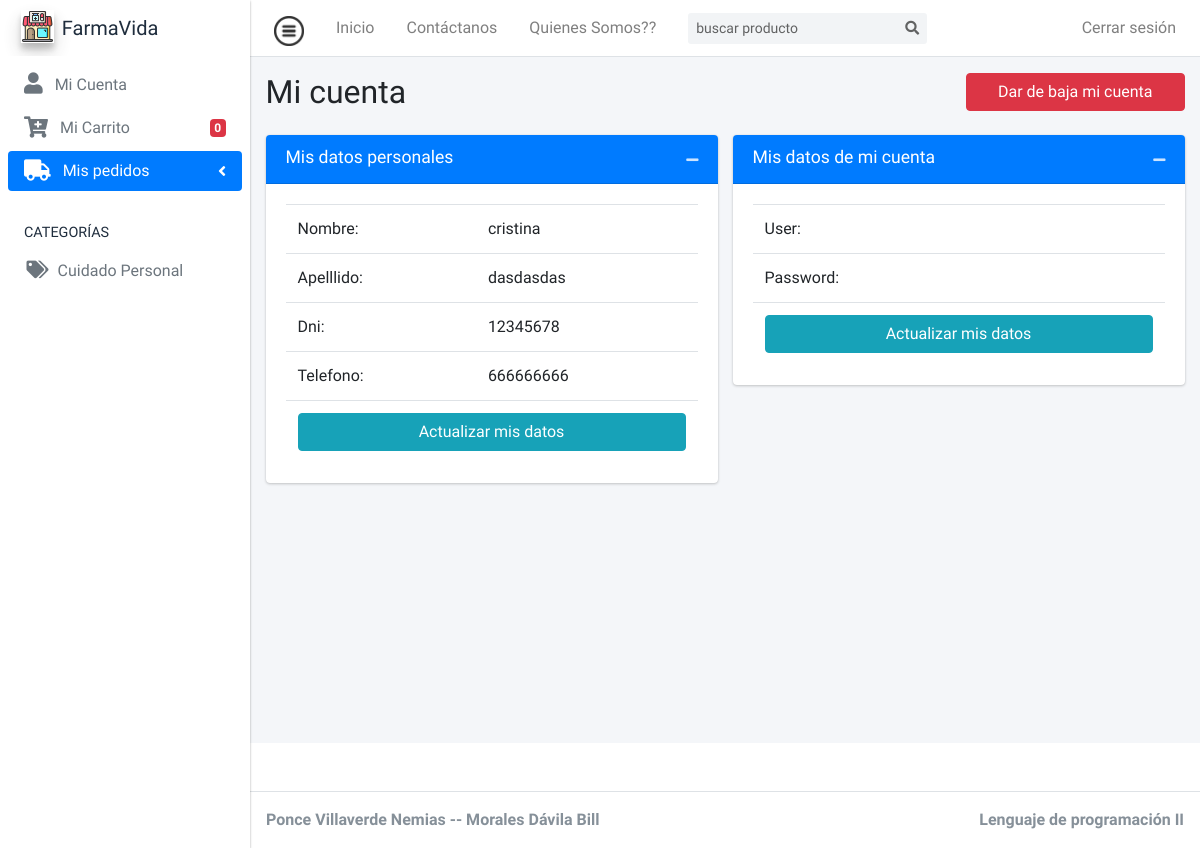
Screenshot of /index.php?p=micuenta (signed in) with the database file from the repository.
### tables this page shows
CREATE TABLE `catalogo` (
  `id_catalogo` int(11) NOT NULL,
  `nombre` varchar(30) DEFAULT NULL,
  `descripcion` varchar(50) DEFAULT NULL
);

CREATE TABLE `cliente` (
  `id_cliente` int(11) NOT NULL,
  `nombre` varchar(30) DEFAULT NULL,
  `apellido` varchar(30) DEFAULT NULL,
  `dni` char(8) DEFAULT NULL,
  `telefono` char(15) DEFAULT NULL
);

### app/controller/VistasController.php (called while the page is built, shortened)
<?php
class VistasController
{
    public function plantillaGeneral()
    {
        include "view/plantilla.php";
    }
    public function solicitarVista($tipo_usuario = "cliente")
    {
        if (isset($_GET["p"])) {
            $pagina = $_GET["p"];
        } else {
            $pagina = "index";
        }
        $mvista = new Vistas();
        $repuesta = $mvista->traerVista($pagina, $tipo_usuario);
        include $repuesta;
    }
}

### index.php (called while the page is built, shortened)
<?php
require_once "config/autoload2.php";
$vcontroller = new VistasController();
$vcontroller->plantillaGeneral();

### config/autoload2.php (called while the page is built, shortened)
<?php
spl_autoload_register(function ($nombre_clase) {
    $ruta = ROOT . DS . "../" . str_replace("\\", DS, $nombre_clase) . '.php';
});

### app/Catalogo.php (called while the page is built, shortened)
<?php
class Catalogo
{
    public static function ListarCatalogo(): array
    {
        try {
            $db = new db();
            $conn = $db->abrirConexion();
            $sql = "SELECT * from catalogo";
            $respuesta = $conn->prepare($sql);
            $respuesta->execute();
            $matriz = $respuesta->fetchAll();
            return $matriz;
        } catch (\PDOException $e) {
            echo $e->getMessage();
        }
    }
}

### app/controller/CatalogoController.php (called while the page is built, shortened)
<?php
class CatalogoController
{
   public function listarCatalogos()
   {
      $catalogos = Catalogo::ListarCatalogo();
      if (!empty($catalogos)) {
         return $catalogos;
      } else {
         return false;
      }
   }
}

### app/ConexionDB.php (called while the page is built, shortened)
<?php
class ConexionDB
{
    public function cerrarConexion()
    {
        return $this->conn = null;
    }
}

### app/Cliente.php (called while the page is built, shortened)
<?php
class Cliente
{
    public static function getCliente($dni)
    {
        try {
            $db = new ConexionDB();
            $conn = $db->abrirConexion();
            $sql = "SELECT * FROM cliente WHERE dni = :dni";
            $respuesta = $conn->prepare($sql);
            $respuesta->execute([":dni" => $dni]);
            $admin = $respuesta->fetch();
            return $admin;
        } catch (\PDOException $e) {
            echo $e->getMessage();
        }
    }
}

### app/controller/ClienteController.php (called while the page is built, shortened)
<?php
class ClienteController
{
    public function traerCliente($dni)
    {
        $cliente = Cliente::getCliente($dni);
        if (!empty($cliente)) {
            return $cliente;
        }
    }
}

### view/micuenta.php (the view, shortened to what this page needs)
<?php
include "layouts/headerCliente.php";
$ccontroller = new ClienteController();
$cliente = $ccontroller->traerCliente($_SESSION['dni']);
?>
<div class="content-wrapper">
  <section class="content">
    <div class="container-fluid">
      <div class="row">
        <div class="col-9 mt-3">
          <h2>Mi cuenta</h2>
        </div>
        <div class="col-3 mt-3">
          <button type="button" class="btn btn-block btn-danger">Dar de baja mi cuenta</button>
        </div>
      </div>
      <div class="row">
        <div class="col-md-6 mt-3">
          <div class="card card-primary">
            <div class="card-header">
              <h3 class="card-title">Mis datos personales</h3>
              <div class="card-tools">
                <button type="button" class="btn btn-tool" data-card-widget="collapse" data-toggle="tooltip" title="Collapse">
                  <i class="fas fa-minus"></i></button>
              </div>
            </div>
            <div class="card-body" style="display: block;">
              <table class="table">
                <tbody>
                  <tr>
                    <td>Nombre:</td>
                    <td><?= $cliente["nombre"] ?></td>
                  </tr>
                  <tr>
                    <td>Apelllido:</td>
                    <td><?= $cliente["apellido"] ?></td>
                  </tr>
                  <tr>
                    <td>Dni:</td>
                    <td><?= $cliente["dni"] ?></td>
                  </tr>
                  <tr>
                    <td>Telefono:</td>
                    <td><?= $cliente["telefono"] ?></td>
                  </tr>
                  <tr>
                    <td colspan="2">
                      <button type="button" class="btn btn-block btn-info">Actualizar mis datos</button>
                    </td>
                  </tr>
                </tbody>
              </table>
            </div>
          </div>
        </div>
        <div class="col-md-6 mt-3">
          <div class="card card-primary">
            <div class="card-header">
              <h3 class="card-title">Mis datos de mi cuenta</h3>
              <div class="card-tools">
                <button type="button" class="btn btn-tool" data-card-widget="collapse" data-toggle="tooltip" title="Collapse">
                  <i class="fas fa-minus"></i></button>
              </div>
            </div>
            <div class="card-body" style="display: block;">
              <table class="table">
                <tbody>
                  <tr>
                    <td>User:</td>
                    <td><?= $_SESSION["user"] ?></td>
                  </tr>
                  <tr>
                    <td>Password:</td>
                    <td><?= $_SESSION["pass"] ?></td>
                  </tr>
                  <tr>
                    <td colspan="2">
                      <button type="button" class="btn btn-block btn-info">Actualizar mis datos</button>
                    </td>
                  </tr>
                </tbody>
              </table>
            </div>
          </div>
        </div>
      </div>
    </div>
  </section>
</div>
<?php
include "layouts/footer.php";
?>

### view/layouts/headerCliente.php (shortened to what this page needs)
<body class="hold-transition sidebar-mini layout-navbar-fixed layout-fixed">
  <div class="wrapper">
    <nav class="main-header navbar navbar-expand navbar-white navbar-light">
      <ul class="navbar-nav">
        <li class="nav-item">
          <a class="nav-link" data-widget="pushmenu" href="#" role="button"><img src="public/img/icons/menu.png" alt="menu" style="opacity: .8; width:30px;"></a>
        </li>
        <li class="nav-item d-none d-sm-inline-block">
          <a href="index.php?p=productos" class="nav-link">Inicio</a>
        </li>
        <li class="nav-item d-none d-sm-inline-block">
          <a href="#" class="nav-link">Contáctanos</a>
        </li>
        <li class="nav-item d-none d-sm-inline-block">
          <a href="#" class="nav-link">Quienes Somos??</a>
        </li>
      </ul>
      <form class="form-inline ml-3">
        <div class="input-group input-group-sm">
          <input class="form-control form-control-navbar" type="search" placeholder="buscar producto" aria-label="Search">
          <div class="input-group-append">
            <button class="btn btn-navbar" type="submit">
              <i class="fas fa-search"></i>
            </button>
          </div>
        </div>
      </form>
      <ul class="navbar-nav ml-auto">
        <?php if (isset($_SESSION["estado"])) : ?>
          <a href='index.php?p=logout' class='nav-link'>Cerrar sesión</a>
        <?php else : ?>
          <a href='index.php?p=login' class='nav-link'>Iniciar sesión</a>
        <?php endif; ?>
      </ul>
    </nav>
    <aside class="main-sidebar elevation-1 bg-white">
      <a href="#" class="brand-link">
        <img src="public/img/icons/farmacia.png" alt="AdminLTE Logo" class="brand-image elevation-3" style="opacity: .8">
        <span class="brand-text font-weight-light">Farma<b>Vida</b></span>
      </a>
      <div class="sidebar">
        <nav class="mt-2">
          <ul class="nav nav-pills nav-sidebar flex-column" data-widget="treeview" role="menu" data-accordion="false">
            <?php if (isset($_SESSION["estado"])) : ?>
              <li class="nav-item">
                <a href="index.php?p=micuenta" class="nav-link">
                  <i class="fas  fa-user fa-lg mr-2"></i>
                  <p>
                    Mi Cuenta
                  </p>
                </a>
              </li>
            <?php endif; ?>
            <li class="nav-item">
              <a href="index.php?p=carrito" class="nav-link">
                <i class="fas fa-cart-plus fa-lg mr-2"></i>
                <p>
                  Mi Carrito
                  <span class="right badge badge-danger" id="carrito">
                    <?php
                    echo $cantidad = isset($_SESSION["cantidad"]) ? $_SESSION["cantidad"] : "0";
                    ?>
                  </span>
                </p>
              </a>
            </li>
            <?php if (isset($_SESSION["estado"])) : ?>
              <li class="nav-item has-treeview">
                <a href="#" class="nav-link active">
                  <i class="fas fa-truck fa-lg mr-2"></i>
                  <p>
                    Mis pedidos
                    <i class="right fa fa-angle-left"></i>
                  </p>
                </a>
              </li>
            <?php endif; ?>
            <li class="nav-header">
              CATEGORÍAS
            </li>
            <?php
            $ccontroller = new CatalogoController;
            $catalogos = $ccontroller->listarCatalogos();
            if ($ccontroller) :
              foreach ($catalogos as $catalogo) :
                $ncatalogo = $catalogo["nombre"];
            ?>
                <li class="nav-item">
                  <a href="#" class="nav-link">
                    <i class="fa fa-tags nav-icon"></i>
                    <p>
                      <?= $ncatalogo ?>
                    </p>
                  </a>
                </li>
            <?php endforeach;
            endif; ?>
          </ul>
        </nav>
      </div>
    </aside>

### rows the page displays
catalogo: nombre "Cuidado Personal"
cliente: nombre "cristina", apellido "dasdasdas", dni "12345678", telefono "666666666"

### other values shown
$cantidad = isset($_SESSION["cantidad"]) ? $_SESSION["cantidad"] : "0" "0"
